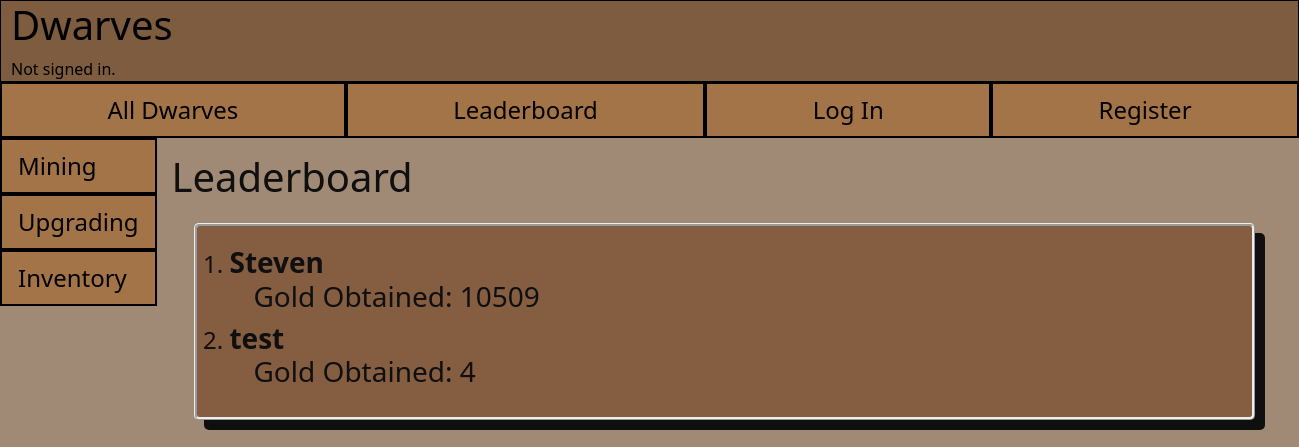
The page /leaderboard on the database as committed earlier.
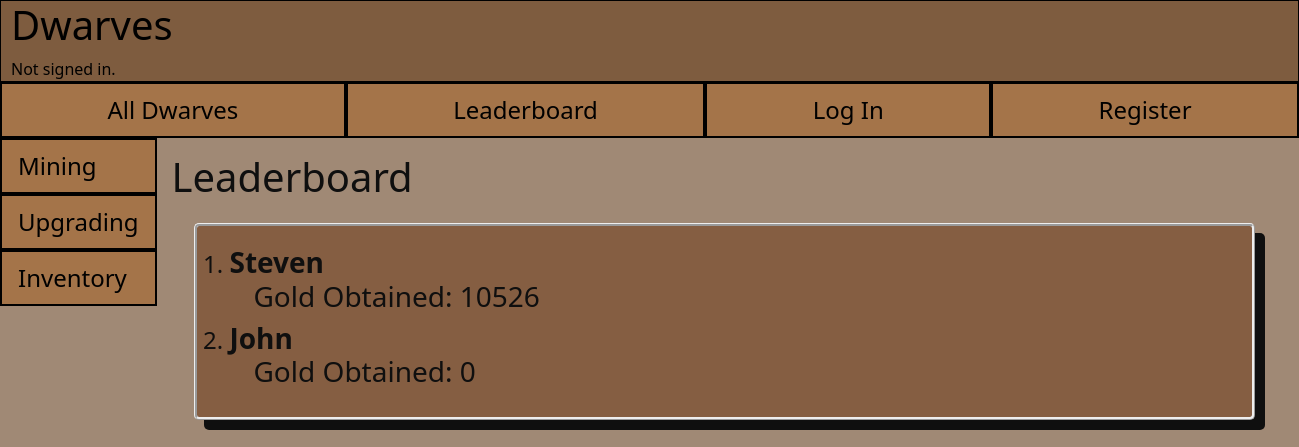
The same page on the database as committed later.
### dwarves/models.py (models this page shows)
class User(AbstractUser):
    gold_obtained = models.IntegerField(default=0)

### dwarves/views.py (the view)
# urls.py: path("leaderboard", views.leaderboard, name="leaderboard"),
def leaderboard(request):
    users = User.objects.order_by("-gold_obtained")
    return render(request, "dwarves/leaderboard.html", {
        "users": users
    })

### dwarves/templates/dwarves/leaderboard.html
{% extends "dwarves/layout.html" %}
{% block body %}
<h1>Leaderboard</h1>
<div class=row style="margin:2%; margin-left:3%; border-style:ridge; border-radius:5px;
                    box-shadow: 10px 10px; background-color:#855E42">
<ol style="margin:20px; font-size:x-large">
{% for user in users %}
    <li>
        <h3><strong>{{ user.username }}</strong>
        <div class= "container">Gold Obtained: {{user.gold_obtained }}</div></h3>
    </li>
{% endfor %}
</ol>
</div>
{% endblock %}

Rows that differ between the two databases and show on the page:
removed User: username "test", gold_obtained "4"
changed User "Steven": gold_obtained "10509" → "10526"
added User: username "John", gold_obtained "0"
